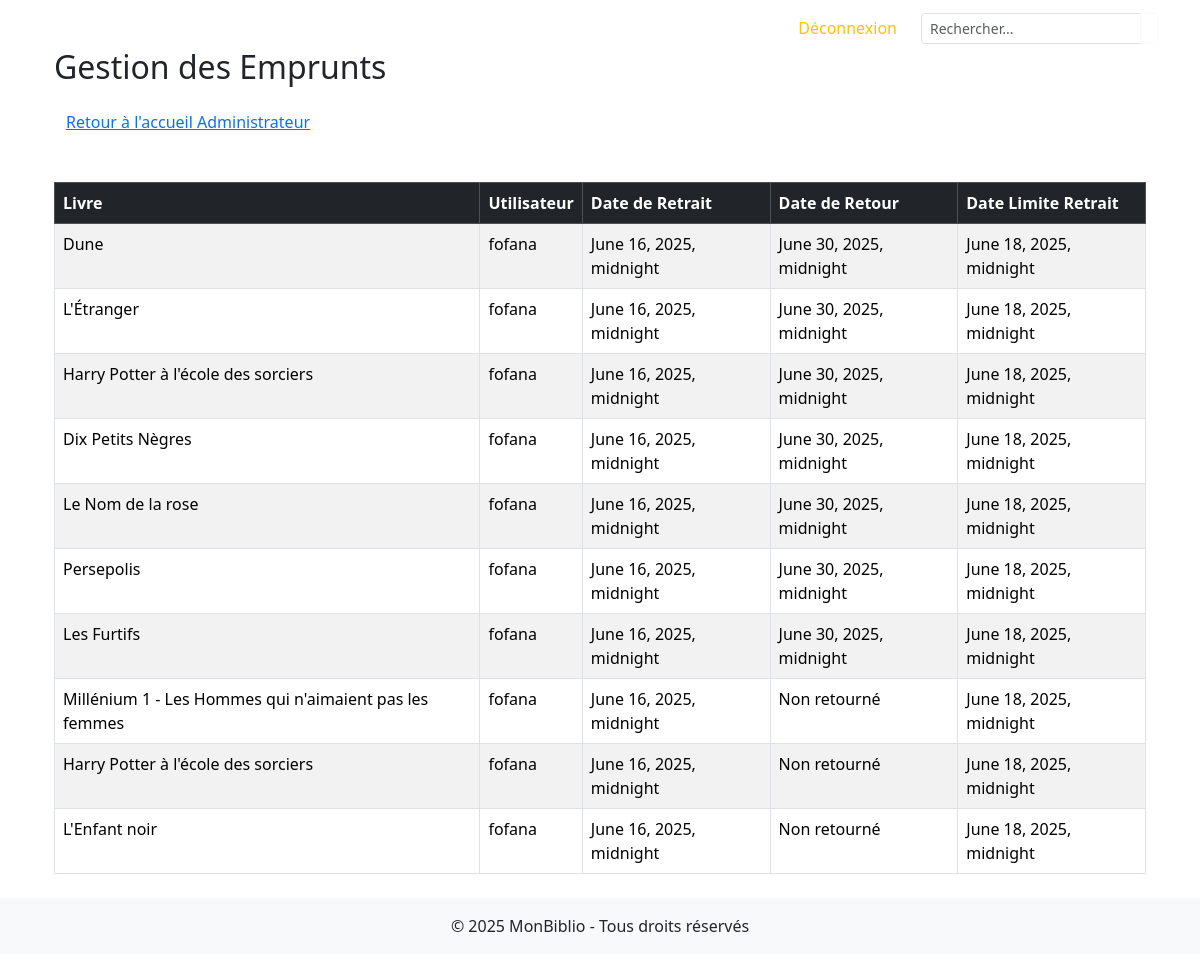
The app's page /admin-biblio/emprunts/ (signed in) with its own data.
### appbiblio/models.py (models this page shows, shortened)
class Emprunt(models.Model):
    utilisateur = models.ForeignKey(User, on_delete=models.CASCADE)
    livre = models.ForeignKey(Livre, on_delete=models.CASCADE)
    date_retrait = models.DateTimeField()
    date_retour = models.DateTimeField(null=True, blank=True)
    date_limite_retrait = models.DateTimeField()

class Livre(models.Model):
    titre = models.CharField(max_length=200)
    auteur = models.CharField(max_length=200)
    categorie = models.ForeignKey('Categorie', on_delete=models.CASCADE, related_name='livres')
    isbn = models.CharField(max_length=13, default='0000000000000')
    prix = models.DecimalField(max_digits=10, decimal_places=2)
    prix_litteraire = models.CharField(max_length=255, null=True, blank=True)
    date_publication = models.DateField()
    description = models.TextField()
    couverture = models.ImageField(upload_to='couvertures/', default='appbiblio/defaut.jpg')
    couverture_url = models.URLField(max_length=500, blank=True, null=True)
    statut = models.CharField(
        max_length=20,
        choices=[('disponible', 'Disponible'), ('emprunte', 'Emprunté'), ('réservé', 'Réservé')],
        default='disponible'
    )

### appbiblio/views.py (the view)
# urls.py: path('admin-biblio/emprunts/', views.emprunts_admin, name='emprunts_admin'),
@login_required
@user_passes_test(is_admin) # Garantit que seul un administrateur peut accéder
def emprunts_admin(request):
    emprunts = Emprunt.objects.select_related('livre', 'utilisateur').all().order_by('-date_retrait')
    return render(request, 'admincustom/emprunts.html', {'emprunts': emprunts})

### appbiblio/views.py (called while the page is built)
def is_admin(user):
    return user.is_authenticated and user.is_staff

### appbiblio/templates/admincustom/emprunts.html (shortened to what this page needs)
{% extends "admincustom/base.html" %}
{% load static %}
{% block content %}
<div class="container mt-5">
  <h2 class="mb-4">Gestion des Emprunts</h2>
    <div class="container mb-5">
    <div class="navigation-header">
        <a href="{% url 'gestion_admin' %}" class="back-link">
             Retour à l'accueil Administrateur
        </a>
    </div>
    </div>
  <table class="table table-bordered table-striped">
    <thead class="table-dark">
      <tr>
        <th>Livre</th>
        <th>Utilisateur</th>
        <th>Date de Retrait</th>
        <th>Date de Retour</th>
        <th>Date Limite Retrait</th>
      </tr>
    </thead>
    <tbody>
      {% for emprunt in emprunts %}
      <tr>
        <td>{{ emprunt.livre.titre }}</td>
        <td>{{ emprunt.utilisateur.username }}</td>
        <td>{{ emprunt.date_retrait }}</td>
        <td>{{ emprunt.date_retour|default:"Non retourné" }}</td>
        <td>{{ emprunt.date_limite_retrait }}</td>
      </tr>
      {% empty %}
      <tr><td colspan="5">Aucun emprunt enregistré.</td></tr>
      {% endfor %}
    </tbody>
  </table>
</div>
{% endblock %}

### records on screen
Emprunt: livre.titre "Dune", utilisateur.username "fofana", date_retrait "June 16, 2025, midnight", date_retour "June 30, 2025, midnight", date_limite_retrait "June 18, 2025, midnight"
Emprunt: livre.titre "L'Étranger", utilisateur.username "fofana", date_retrait "June 16, 2025, midnight", date_retour "June 30, 2025, midnight", date_limite_retrait "June 18, 2025, midnight"
Emprunt: livre.titre "Harry Potter à l'école des sorciers", utilisateur.username "fofana", date_retrait "June 16, 2025, midnight", date_retour "June 30, 2025, midnight", date_limite_retrait "June 18, 2025, midnight"
Emprunt: livre.titre "Dix Petits Nègres", utilisateur.username "fofana", date_retrait "June 16, 2025, midnight", date_retour "June 30, 2025, midnight", date_limite_retrait "June 18, 2025, midnight"
Emprunt: livre.titre "Le Nom de la rose", utilisateur.username "fofana", date_retrait "June 16, 2025, midnight", date_retour "June 30, 2025, midnight", date_limite_retrait "June 18, 2025, midnight"
Emprunt: livre.titre "Persepolis", utilisateur.username "fofana", date_retrait "June 16, 2025, midnight", date_retour "June 30, 2025, midnight", date_limite_retrait "June 18, 2025, midnight"
Emprunt: livre.titre "Les Furtifs", utilisateur.username "fofana", date_retrait "June 16, 2025, midnight", date_retour "June 30, 2025, midnight", date_limite_retrait "June 18, 2025, midnight"
Emprunt: livre.titre "Millénium 1 - Les Hommes qui n'aimaient pas les femmes", utilisateur.username "fofana", date_retrait "June 16, 2025, midnight", date_retour "Non retourné", date_limite_retrait "June 18, 2025, midnight"
Emprunt: livre.titre "Harry Potter à l'école des sorciers", utilisateur.username "fofana", date_retrait "June 16, 2025, midnight", date_retour "Non retourné", date_limite_retrait "June 18, 2025, midnight"
Emprunt: livre.titre "L'Enfant noir", utilisateur.username "fofana", date_retrait "June 16, 2025, midnight", date_retour "Non retourné", date_limite_retrait "June 18, 2025, midnight"
